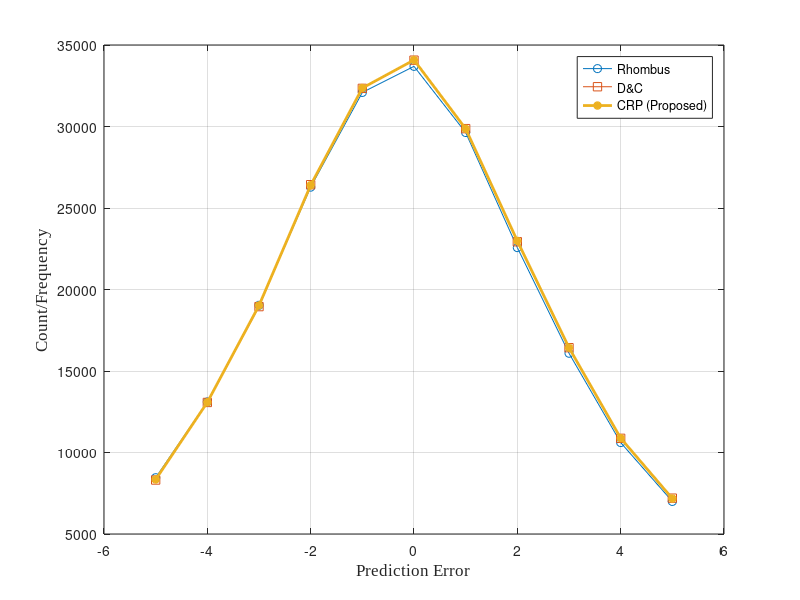

Source code (MATLAB):
%Lena

Sachnev=[8453,	13100,	19030,	26280,	32090,	33690,	29630,	22570,	16090,	10610,	6998];
Dargoi=[8312,	13070,	18950,	26430,	32340,	34070,	29870,	22930,	16430,	10870,	7200];
CRP=	[8344,	13080,	19020,	26400,	32360,	34080,	29860,	22980,	16430,	10880,	7176];


% Baboon
% Sachnev=[7780,	8628,	9583,	10440,	10820,	10800,	10710,	10180,	9435,	8473,	7471];
% Dargoi=[7768,	8593,	9550,	10420,	10770,	10800,	10670,	10090,	9392,	8420,	7474];
% CRP=	[7919,	8902,	9814,	10670,	11080,	11110,	10980,	10460,	9759,	8764,	7761];


% Boat
% Sachnev=[11211,       13427,       15783,       17990,       19690,      19957,       18777,       16764,       14564,       12355,       10322];
% Dargoi=[10279,       12726,       15350,       18327,       20105,       20949,       19852,       18212,       16143,       13885,       11714];
% CRP=	[10609,       13157,       15672,       18399,       20265,       21022,       19646,       17943,       15858,       13622,       11333];



% Airplane
% Sachnev=[4944        7713       12999       23415       42109       53159       37342       20115       11010        6813        4321];
% Dargoi=[4968        7691       13019       23404       42079       53285       37224       20259       10989        6816        4349];
% CRP=	[4997        7739       13096       23593       42389       53500       37668       20388       11138        6944        4422];


%Bush
% Sachnev=[5890	10022	17346	28172	43002	47529	33099	21302	13074	8083	5137];
% Dargoi=[5787	9953	17361	28455	43111	47962	33214	21381	12950	7849	4805];
% CRP=	[5851	10170	17635	28963	43681	48469	33788	21807	13302	8020	4908];



base=[-5,	-4,	-3,	-2,	-1,	0,	1,	2,	3,	4,	5];


%Lena

% Sachnev=[198         206         279         334         383         483         614         766         959        1173        1422 1981        2726        3836        5702        8432       13153       18948       26256       32223       33720       29548       22586 16104       10592        6961        4634        3234        2339        1726        1343        1138         881         683         537 485         461         378         316         247         215];
% Dargoi=[99         120         159         181         236         324         397         538         672         850        1159 1656        2441        3582        5499        8251       13086       19008       26417       32357       34007       29885       22919 16387       10929        7172        4877        3397        2447        1858        1453        1197         951         789         592 559         533         422         377         286         257];
% CRP=	[115         130         190         200         276         340         419         560         700         873        1177 1702        2464        3599        5522        8352       13082       18976       26444       32386       34017       29863       22969 16373       10894        7209        4845        3372        2410        1790        1429        1173         911         719         573 505         500         397         336         257         238];


% Baboon
% Sachnev=[1778        2090        2173        2231        2568        2707        2886        3258        3648        3861        4364  4891        5501        6132        7010        7761        8650        9570       10432       10813       10791       10718       10193 9447        8437        7522        6832        5977        5106        4634        4170        3722        3318        3078        2795 2550        2358        2154        2074        1869        1789];
% Dargoi=[1731        1984        2100        2170        2523        2641        2849        3192        3593        3780        4321 4842        5468        6088        6961        7770        8621        9537       10408       10797       10770       10652       10081 9395        8459        7463        6774        5887        5001        4570        4081        3648        3247        2965        2651 2371        2195        1962        1892        1682        1609];
% CRP=	[1801        2063        2129        2255        2605        2725        2884        3310        3685        3852        4450  4913        5616        6168        7178        7929        8908        9810       10676       11052       11147       10957       10480 9760        8751        7757        7082        6141        5234        4760        4177        3780        3355        3054        2685  2390        2244        1974        1872        1636        1587];

% Boat
% Sachnev=[393         461         571         733         880        1078        1323        1675        2115        2801        3641 4538        5905        7343        9178       11207       13460       15772       17984       19739       19922       18769       16750 14567       12377       10293        8430        6869        5508        4318        3419        2669        1992        1533        1241 988         814         664         550         512         457];
% Dargoi=[119         180         203         291         373         490         642         895        1279        1767        2544 3424        4723        6188        7933       10265       12736       15341       18331       20111       20953       19832       18239 16126       13861       11723        9645        7891        6393        5015        4054        3102        2514        1918        1549 1262        1016         816         678         653         537];
% CRP=	[168         230         257         339         442         606         753        1026        1431        1992        2804 3698        5067        6542        8378       10656       13149       15646       18454       20218       20984       19690       17950 15854       13585       11353        9291        7610        6125        4752        3799        2913        2302        1706        1384 1125         892         717         576         572         472];


% Airplane
% Sachnev=[254         334         371         440         502         611         748         888         995        1172        1316 1691        2010        2652        3595        4970        7682       13005       23327       42115       53349       37222       20129 11018        6799        4337        3136        2323        1842        1481        1171        1054         912         720         661 541         443         387         337         273         222];
% Dargoi=[188         248         300         352         395         479         589         765         806        1012        1153 1544        1841        2502        3438        4843        7618       12924       23382       42152       53223       37367       20165 11055        6816        4339        3057        2236        1753        1416        1207        1090         946         782         768  660         576         492         468         387         318];
% CRP=	[213         280         339         383         435         529         635         837         885        1099        1256  1642        1946        2623        3565        4957        7810       13055       23579       42361       53563       37599       20461 11133        6920        4442        3197        2299        1808        1429        1083         951         771         620         561 482         408         376         351         309         224];


%Bush
% Sachnev=[64          75         110         178         204         274         369         494         661         793        1062 1337        1898        2556        3678        5867       10051       17269       28283       42894       47497       33155       21360 13072        8049        5144        3361        2393        1748        1319        1039         835         623         487         394 302         207         197         133         110          86];
% Dargoi=[37          48          75         123         144         214         277         388         525         630         895 1133        1655        2315        3488        5748       10029       17374       28404       43262       47768       33174       21440 12979        7822        4830        3054        2056        1500        1160        1003         853         765         646         576 543         431         419         337         294         257];
% CRP=	[38          53          79         127         155         228         278         388         525         630         877 1136        1668        2333        3523        5869       10164       17600       28992       43675       48407       33831       21829 13264        8029        4932        3088        2026        1407         992         775         602         496         379         296  219         183         172         118         106          77];
% 
% 
% base=[-20   -19   -18   -17   -16   -15   -14   -13   -12   -11   -10    -9    -8    -7    -6    -5    -4    -3    -2    -1     0     1     2 3     4     5     6     7     8     9    10    11    12    13    14    15    16    17    18    19    20];

plot(base,Sachnev,'-o', base,Dargoi,'-s',base,CRP, '-*', 'LineWidth',2)          
xlabel('Prediction Error','FontSize', 12, 'FontName','Times New Roman') % x-axis label
ylabel('Count/Frequency', 'FontSize', 12, 'FontName','Times New Roman') % y-axis label
legend('Rhombus','D&C', 'CRP (Proposed)' )
grid on